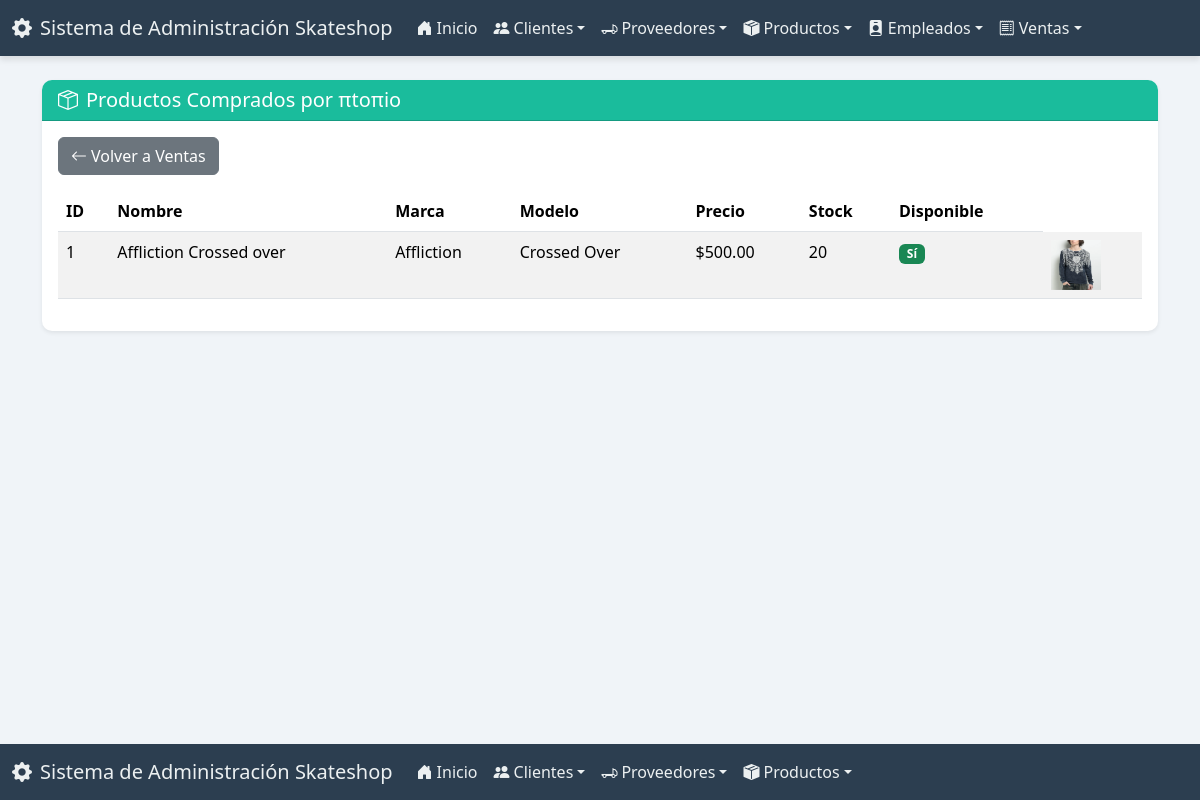
The app's page /ventas/cliente/3/productos/ with its own data.
### app_Skateshop/models.py (models this page shows, shortened)
class Cliente(models.Model):
    id_cliente = models.AutoField(primary_key=True)
    nombre = models.CharField(max_length=100)
    compra = models.ManyToManyField(Producto, blank=True, related_name="clientes")
    email = models.EmailField(unique=True)
    telefono = models.CharField(max_length=15, blank=True, null=True)
    direccion = models.TextField(blank=True, null=True)
    fecha_registro = models.DateField(auto_now_add=True)
    activo = models.BooleanField(default=True)
    imagen = models.ImageField(upload_to='clientes/', blank=True, null=True)

class Producto(models.Model):
    nombre = models.CharField(max_length=100)
    descripcion = models.TextField(blank=True, null=True)
    precio = models.DecimalField(max_digits=10, decimal_places=2)
    stock = models.PositiveIntegerField(default=0)
    proveedor = models.ForeignKey(Proveedor, on_delete=models.CASCADE, related_name="productos")
    marca = models.CharField(max_length=50)
    modelo = models.CharField(max_length=50, blank=True, null=True)
    fecha_agregado = models.DateField(auto_now_add=True)
    disponible = models.BooleanField(default=True)
    imagen = models.ImageField(upload_to='productos/', blank=True, null=True)

### app_Skateshop/views.py (the view)
# urls.py: path('ventas/cliente/<int:cliente_id>/productos/', views.productos_por_cliente, name='productos_por_cliente'),
def productos_por_cliente(request, cliente_id):
    cliente = get_object_or_404(Cliente, id_cliente=cliente_id)
    ventas = Venta.objects.filter(cliente=cliente)
    productos = Producto.objects.filter(ventas__in=ventas).distinct()
    context = {'cliente': cliente, 'productos': productos}
    return render(request, 'venta/productos_por_cliente.html', context)

### app_Skateshop/templates/venta/productos_por_cliente.html (shortened to what this page needs)
{% extends 'base.html' %}
{% block content %}
<div class="card shadow-sm">
    <div class="card-header bg-info text-dark">
        <h5 class="mb-0"><i class="bi bi-box-seam me-2"></i>Productos Comprados por {{ cliente.nombre }}</h5>
    </div>
    <div class="card-body">
        <a href="{% url 'ver_ventas' %}" class="btn btn-secondary mb-3"><i class="bi bi-arrow-left me-1"></i>Volver a Ventas</a>
        <div class="table-responsive">
            <table class="table table-hover table-striped">
                <thead>
                    <tr>
                        <th>ID</th>
                        <th>Nombre</th>
                        <th>Marca</th>
                        <th>Modelo</th>
                        <th>Precio</th>
                        <th>Stock</th>
                        <th>Disponible</th>
                    </tr>
                </thead>
                <tbody>
                    {% for producto in productos %}
                    <tr>
                        <td>{{ producto.id }}</td>
                        <td>{{ producto.nombre }}</td>
                        <td>{{ producto.marca }}</td>
                        <td>{{ producto.modelo|default:"N/A" }}</td>
                        <td>${{ producto.precio }}</td>
                        <td>{{ producto.stock }}</td>
                        <td>
                            {% if producto.disponible %}
                                <span class="badge bg-success">Sí</span>
                            {% else %}
                                <span class="badge bg-danger">No</span>
                            {% endif %}
                        </td>
                        {% if producto.imagen %}
                        <td><img src="{{ producto.imagen.url }}" alt="{{ producto.nombre }}" width="50" height="50"></td>
                        {% endif %}
                    </tr>
                    {% empty %}
                    <tr><td colspan="{% if producto.imagen %}9{% else %}8{% endif %}" class="text-center">No hay productos comprados por este cliente.</td></tr>
                    {% endfor %}
                </tbody>
            </table>
        </div>
    </div>
</div>
{% endblock %}

### static/css/style.css (style rules this page uses)
body { background-color: #f0f4f8; color: #34495e; }
.card { border: none; border-radius: 10px; box-shadow: 0 6px 12px rgba(0, 0, 0, 0.08); }
.card-header { font-weight: bold; border-radius: 10px 10px 0 0 !important; }
.card-header.bg-info { background-color: #1abc9c !important; color: white !important; }
.page-container { display: flex; flex-direction: column; min-height: 100vh; }

### records on screen
Cliente: nombre "πtoπio"
Producto: id "1", nombre "Affliction Crossed over", marca "Affliction", modelo "Crossed Over", precio "500.00", stock "20", disponible "Sí", imagen (picture)
